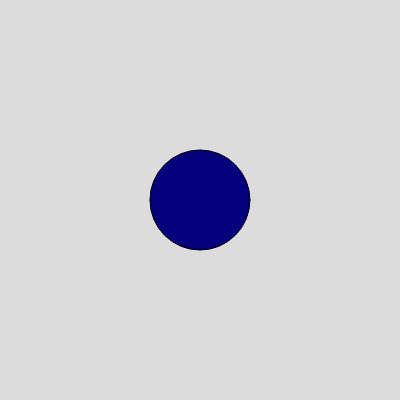
Frame 1 (no input)
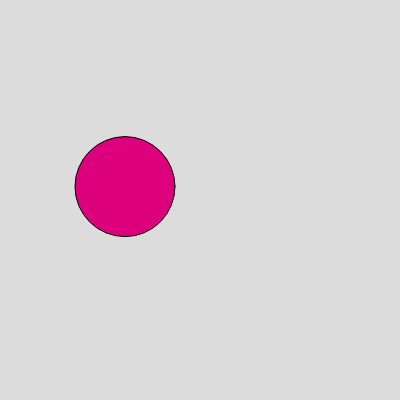
Frame 60 (no input)
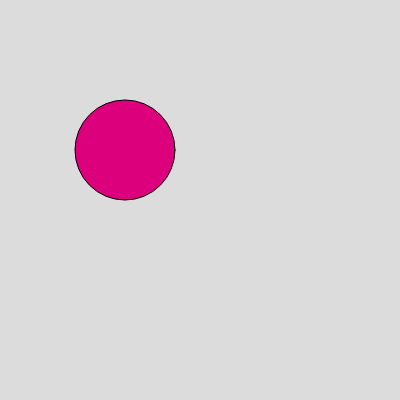
Frame 120 (the mouse pressed at the canvas centre since frame 60)

The p5.js sketch that drew these frames (run headless with seeded random() and noise() and a simulated clock; from frame 60 on, the mouse is pressed at the canvas centre):

// p5.js sketch
// ── sketch.js
let circleX = 0;
let circleY = 0;
let c = 0;

function setup() {
  createCanvas(400, 400);
}

function draw() {
  background(220);

  angleMode(DEGREES);

  print(cos(frameCount)*200);
  circleY = cos(frameCount * 0.5) * 100 + 100;
  circleX = map(cos(frameCount*2), -1, 1, 100, 200)

  // adjusting the red value
  c = abs(sin(frameCount) * 255);
  fill(c, 0, 125);

  // using colormode hsb
  // colorMode(HSB);
  // c = abs(sin(frameCount) * 360);
  // fill(c, 100, 100);

  ellipse(circleX, circleY, 100);
  
}
